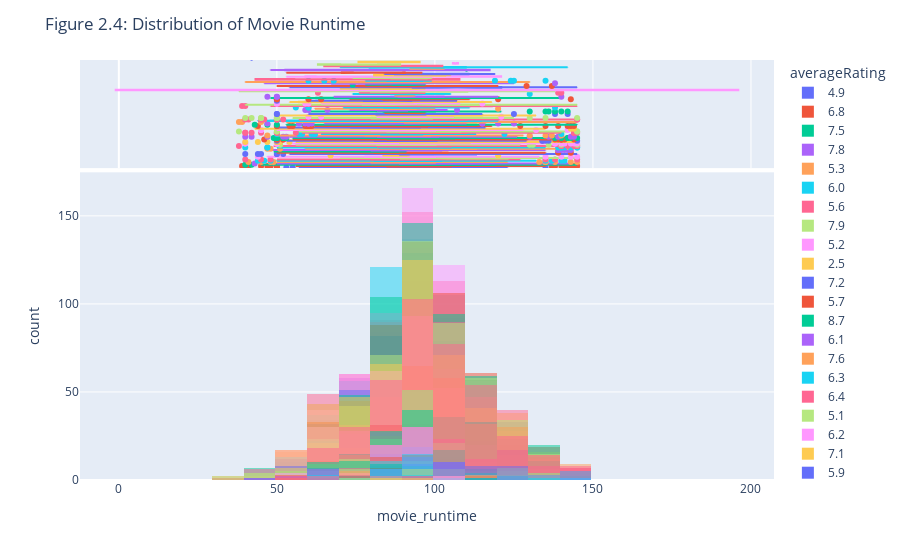

Notebook code for this chart:
### Code cell
# visualize the t-test result using plotly
fig = px.histogram(duration, x="movie_runtime", color="averageRating", marginal="box", barmode="overlay",nbins=20)
fig.update_layout(title_text="Figure 2.4: Distribution of Movie Runtime")
fig.write_html("2-4.html")
fig.show()
